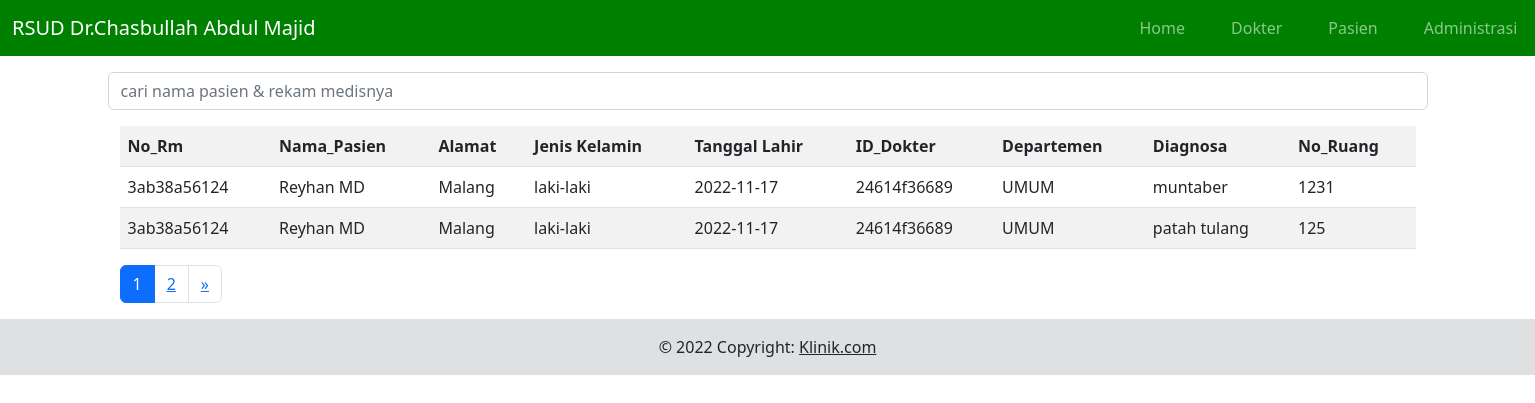
The page / on the database its author committed.
### tables this page shows
CREATE TABLE `tabel_tindakan` (
  `No_reg` char(11) NOT NULL,
  `ID_Dokter` char(11) NOT NULL,
  `Jam` time NOT NULL,
  `Diagnosa` text NOT NULL,
  `Tindakan_Kedokteran` text NOT NULL,
  `No_Ruang` int(11) NOT NULL,
  `Keterangan` text NOT NULL,
  `No_Rm` char(11) NOT NULL
);

CREATE TABLE `tabel_pasien` (
  `No_Rm` char(11) NOT NULL,
  `Nama` varchar(255) NOT NULL,
  `Alamat` text NOT NULL,
  `Tgl_Lahir` date NOT NULL,
  `Jenis_Kelamin` enum('laki-laki','perempuan') NOT NULL,
  `Pekerjaan` varchar(255) NOT NULL
);

CREATE TABLE `tabel_dokter` (
  `ID_Dokter` char(11) NOT NULL,
  `ID_Departemen` varchar(255) NOT NULL,
  `Nama` varchar(255) NOT NULL,
  `Alamat` text NOT NULL,
  `Tgl_Lahir` date NOT NULL
);

### index.php (called while the page is built, shortened)
<?php
require_once BASEPATH.'core/CodeIgniter.php';

### application/models/Tindakan_model.php (called while the page is built, shortened)
<?php
class Tindakan_model extends CI_Model{
    public function pagination($limit, $start){
        return $this->db->query("SELECT tabel_tindakan.*,tabel_dokter.*,tabel_pasien.*
        FROM tabel_tindakan
        INNER JOIN tabel_dokter ON tabel_dokter.ID_Dokter = tabel_tindakan.ID_Dokter INNER JOIN tabel_pasien ON tabel_pasien.No_Rm=tabel_tindakan.No_Rm LIMIT $start,$limit")->result_array();
    }
}

### application/views/welcome_message.php (the view, shortened to what this page needs)
<?php
include APPPATH . 'views/fragment/header.php';
include APPPATH . 'views/fragment/menu.php';
?>
<form method="get" action="<?= base_url('welcome/index') ?>">
  <div class="row mb-3">
    <input class="form-control" placeholder="cari nama pasien & rekam medisnya " type="text" name="search" id="search" />
  </div>
</form>
<table class="table table-striped">
    <tr>
        <th>No_Rm</th>
        <th>Nama_Pasien</th>
        <th>Alamat</th>
        <th>Jenis Kelamin</th>
        <th>Tanggal Lahir</th>
        <th>ID_Dokter</th>
        <th>Departemen</th>
        <th>Diagnosa</th>
        <th>No_Ruang</th>
    </tr>
    <?php
    foreach ($records as $idx => $data) {
    ?>
        <tr>
            <td><?= $data['No_Rm'] ?></td>
            <td><?= $data['Nama'] ?></td>
            <td><?= $data['Alamat'] ?></td>
            <td><?= $data['Jenis_Kelamin'] ?></td>
            <td><?= $data['Tgl_Lahir'] ?></td>
            <td><?= $data['ID_Dokter'] ?></td>
            <td><?= $data['ID_Departemen'] ?></td>
            <td><?= $data['Diagnosa'] ?></td>
            <td><?= $data['No_Ruang'] ?></td>
        </tr>
    <?php
    }
    ?>
</table>
<?php
if (isset($links)) {
  echo $links;
}
include APPPATH . 'views/fragment/footer.php';
?>

### rows shown on the page
tabel_tindakan: tabel_pasien.No_Rm "3ab38a56124", tabel_pasien.Nama "Reyhan MD", tabel_pasien.Alamat "Malang", tabel_pasien.Jenis_Kelamin "laki-laki", tabel_pasien.Tgl_Lahir "2022-11-17", ID_Dokter.ID_Dokter "24614f36689", ID_Dokter.ID_Departemen "UMUM", Diagnosa "muntaber", No_Ruang "1231"
tabel_tindakan: tabel_pasien.No_Rm "3ab38a56124", tabel_pasien.Nama "Reyhan MD", tabel_pasien.Alamat "Malang", tabel_pasien.Jenis_Kelamin "laki-laki", tabel_pasien.Tgl_Lahir "2022-11-17", ID_Dokter.ID_Dokter "24614f36689", ID_Dokter.ID_Departemen "UMUM", Diagnosa "patah tulang", No_Ruang "125"

### other values the page prints
$links "1 2 »"
